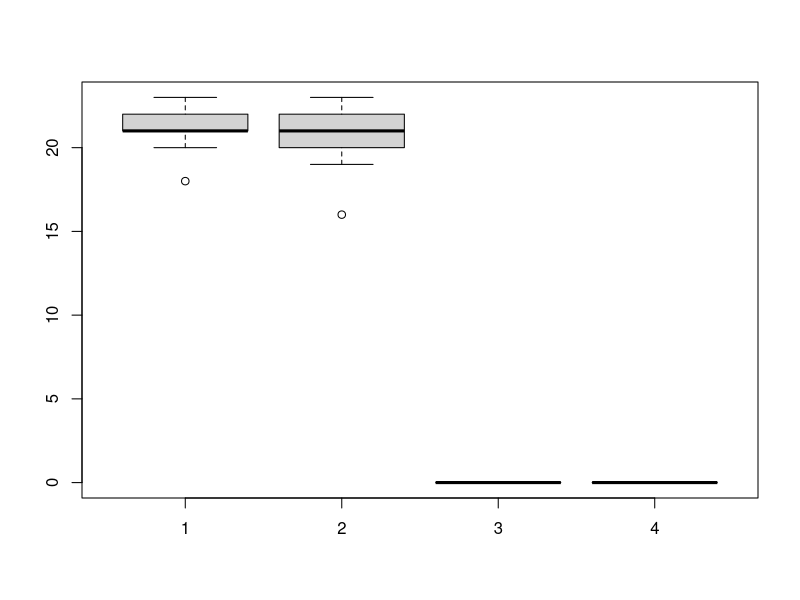

This figure's R source:

data <- read.csv("flexibility-results.csv",header=T)

s <- split(data$RESULT, ceiling(seq_along(data$RESULT)/10))

names(s) <- c(1:4)

boxplot(s)